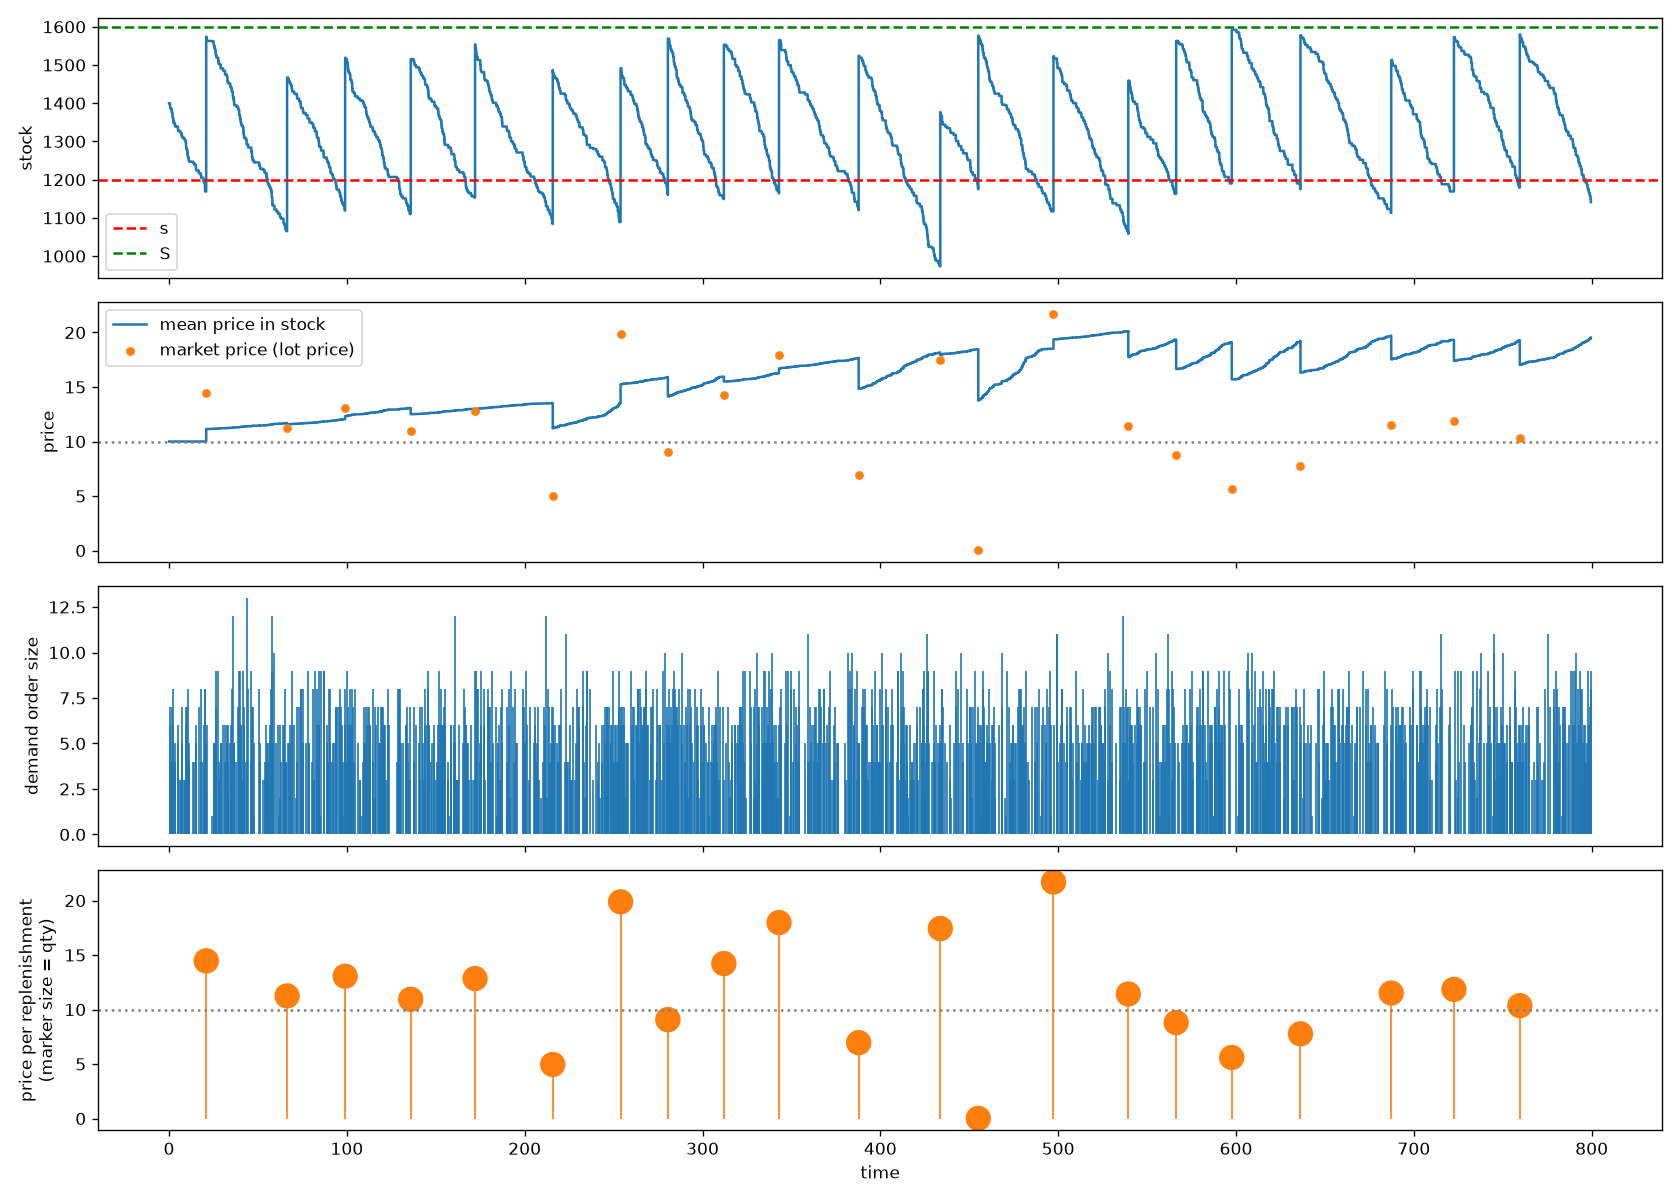

This figure's Python source:
"""Inventory simulation with SimPy.

- Stock consists of discrete items held in lots; every lot has one unit price.
- Replenishment arrives as one lot (same price for all items of the lot).
- Demand is taken item by item from the lot chosen by an issuing strategy (default: cheapest first).
- Demand orders arrive as a Poisson process (exponential inter-arrival times);
  order size ~ Normal(mu, sigma), rounded up to the next integer (at least 1).
- Reorder policy (s, S) with s = S * (1 - empty_trigger): whenever the inventory position (on hand + on order)
  falls to or below s, an order of S - position items is placed. It arrives
  after a lead time.
- The mean price per item in stock is recorded after every change.
- Demand orders and replenishment orders (with their lot price) are logged too.
"""
import argparse
import math
import random
from dataclasses import dataclass, field
from typing import Callable

import simpy


@dataclass
class Lot:
    price: float
    seq: int        # arrival order, also breaks price ties
    qty: int


# Issuing strategy: picks the lot that the next single item is taken from.
IssuingStrategy = Callable[[list[Lot]], Lot]


def cheapest_first(lots: list[Lot]) -> Lot:
    return min(lots, key=lambda lot: (lot.price, lot.seq))


def fifo(lots: list[Lot]) -> Lot:
    return min(lots, key=lambda lot: lot.seq)


def lifo(lots: list[Lot]) -> Lot:
    return max(lots, key=lambda lot: lot.seq)


class CheapestPriciest:
    """Alternate between the cheapest and the most expensive lot, one item each,
    so both are drawn down by the same amount. Stateful: use one instance per run."""

    def __init__(self):
        self._cheap_next = True

    def __call__(self, lots: list[Lot]) -> Lot:
        pick = cheapest_first(lots) if self._cheap_next else max(lots, key=lambda lot: (lot.price, -lot.seq))
        self._cheap_next = not self._cheap_next
        return pick


@dataclass
class Params:
    sim_time: float = 800.0
    demand_rate: float = 2.0        # Poisson arrival rate of demand orders per time unit
    order_mean: float = 5.0         # mean order size
    order_std: float = 2.0          # std dev of order size
    S: int = 1600                 # order-up-to level = stock capacity
    empty_trigger: float = 0.25     # rebuy when the stock isd this fraction empty
    lead_time_mean: float = 5.0     # mean lead time (exponential); set lead_time_fixed to overrie
    lead_time_fixed: float | None = None
    initial_stock: int = 1400
    initial_price: float | None = None  # defaults to price_mean (the expected lot price)
    price_mean: float = 10.0        # purchase price per lot ~ Normal(price_mean, price_std)
    price_std: float = 5.0
    seed: int | None = 42
    issuing: IssuingStrategy = cheapest_first

    def __post_init__(self):
        if self.initial_price is None:
            self.initial_price = self.price_mean

    @property
    def s(self) -> float:
        """Reorder point: capacity minus the empty fraction that triggers a rebuy."""
        return self.S * (1 - self.empty_trigger)


@dataclass
class Inventory:
    env: simpy.Environment
    issuing: IssuingStrategy = cheapest_first
    lots: list[Lot] = field(default_factory=list)
    count: int = 0
    value: float = 0.0
    on_order: int = 0
    _seq: int = 0
    history: list = field(default_factory=list)  # (time, count, mean_price)
    demand_orders: list = field(default_factory=list)  # (time, size)
    replenishments: list = field(default_factory=list)  # (arrival time, qty, price)
    demanded: int = 0
    unmet: int = 0

    def mean_price(self) -> float:
        return self.value / self.count if self.count else float("nan")

    @property
    def position(self) -> int:
        return self.count + self.on_order

    def _record(self):
        self.history.append((self.env.now, self.count, self.mean_price()))

    def add_lot(self, qty: int, price: float):
        self._seq += 1
        self.lots.append(Lot(price, self._seq, qty))
        self.count += qty
        self.value += qty * price
        self._record()

    def remove(self, qty: int) -> int:
        """Take qty items, each from the lot chosen by the issuing strategy. Returns the quantity actually served."""
        self.demanded += qty
        served = 0
        while served < qty and self.lots:
            lot = self.issuing(self.lots)
            lot.qty -= 1
            served += 1
            self.count -= 1
            self.value -= lot.price
            if lot.qty == 0:
                self.lots.remove(lot)
        self.unmet += qty - served  # lost sales
        if not self.lots:
            self.value = 0.0  # kill floating point drift
        self._record()
        return served


def replenishment(env, inv: Inventory, p: Params, qty: int):
    lead = p.lead_time_fixed if p.lead_time_fixed is not None else random.expovariate(1 / p.lead_time_mean)
    yield env.timeout(lead)
    price = max(0.01, random.gauss(p.price_mean, p.price_std))
    inv.on_order -= qty
    inv.replenishments.append((env.now, qty, price))
    inv.add_lot(qty, price)


def check_reorder(env, inv: Inventory, p: Params):
    if inv.position <= p.s:
        qty = p.S - inv.position
        inv.on_order += qty
        env.process(replenishment(env, inv, p, qty))


def demand_process(env, inv: Inventory, p: Params):
    while True:
        yield env.timeout(random.expovariate(p.demand_rate))
        size = max(1, math.ceil(random.gauss(p.order_mean, p.order_std)))
        inv.demand_orders.append((env.now, size))
        inv.remove(size)
        check_reorder(env, inv, p)


def run(p: Params) -> Inventory:
    if p.seed is not None:
        random.seed(p.seed)
    env = simpy.Environment()
    inv = Inventory(env, p.issuing)
    if p.initial_stock:
        inv.add_lot(p.initial_stock, p.initial_price)
    env.process(demand_process(env, inv, p))
    env.run(until=p.sim_time)
    return inv


# name -> factory, so stateful strategies start fresh for every run
STRATEGIES = {
    "cheapest_first": lambda: cheapest_first,
    "fifo": lambda: fifo,
    "lifo": lambda: lifo,
    "cheapest_priciest": CheapestPriciest,
}


if __name__ == "__main__":
    parser = argparse.ArgumentParser(description=__doc__.splitlines()[0])
    parser.add_argument("--issuing", choices=STRATEGIES, default="cheapest_first",
                        help="lot selection strategy (default: %(default)s)")
    parser.add_argument("--compare", action="store_true",
                        help="plot the mean price of all strategies in one chart")
    args = parser.parse_args()
    if args.compare:
        import matplotlib.pyplot as plt
        fig, ax = plt.subplots(figsize=(14, 5))
        for name, make in STRATEGIES.items():
            inv = run(Params(issuing=make()))
            ts, _, ms = zip(*inv.history)
            ax.step(ts, ms, where="post", label=f"{name} (end {inv.mean_price():.1f})")
        # same seed -> same purchases for every strategy
        rt, _, rp = zip(*inv.replenishments)
        ax.scatter(rt, rp, s=24, color="black", zorder=3, label="market price (lot price)")
        ax.axhline(Params().price_mean, ls=":", c="gray", label="mean lot price")
        ax.set_xlabel("time"); ax.set_ylabel("price"); ax.legend()
        plt.tight_layout()
        plt.savefig("inventory_sim_compare.png", dpi=120)
        print("Plot saved to inventory_sim_compare.png")
        raise SystemExit
    params = Params(issuing=STRATEGIES[args.issuing]())
    # the default strategy keeps the plain file name that the paper includes
    plot_file = "inventory_sim.png" if args.issuing == "cheapest_first" else f"inventory_sim_{args.issuing}.png"
    inv = run(params)

    print(f"{'time':>8} {'stock':>6} {'mean price':>11}")
    step = max(1, len(inv.history) // 25)
    for t, c, m in inv.history[::step]:
        print(f"{t:8.2f} {c:6d} {m:11.3f}")

    prices = [m for _, _, m in inv.history if not math.isnan(m)]
    print(f"\nEnd stock: {inv.count}, on order: {inv.on_order}, mean price now: {inv.mean_price():.3f}")
    print(f"Demanded: {inv.demanded}, unmet (lost): {inv.unmet} "
          f"({100 * inv.unmet / max(1, inv.demanded):.1f}%)")
    print(f"Mean price over events: {sum(prices) / len(prices):.3f}")

    try:
        import matplotlib.pyplot as plt
        ts, cs, ms = zip(*inv.history)
        fig, (a1, a2, a3, a4) = plt.subplots(4, 1, sharex=True, figsize=(14, 10))
        a1.step(ts, cs, where="post")
        a1.axhline(params.s, ls="--", c="r", label="s")
        a1.axhline(params.S, ls="--", c="g", label="S")
        a1.set_ylabel("stock"); a1.legend()
        rt, rq, rp = zip(*inv.replenishments)
        a2.step(ts, ms, where="post", label="mean price in stock")
        a2.scatter(rt, rp, s=18, color="tab:orange", zorder=3, label="market price (lot price)")
        a2.axhline(params.price_mean, ls=":", c="gray")
        a2.set_ylabel("price"); a2.legend()
        dt, dq = zip(*inv.demand_orders)
        a3.vlines(dt, 0, dq, lw=1)
        a3.set_ylabel("demand order size")
        a4.vlines(rt, 0, rp, lw=1, color="tab:orange")
        a4.scatter(rt, rp, s=[q / 2 for q in rq], color="tab:orange")
        a4.axhline(params.price_mean, ls=":", c="gray")
        a4.set_ylabel("price per replenishment\n(marker size = qty)"); a4.set_xlabel("time")
        plt.tight_layout()
        plt.savefig(plot_file, dpi=120)
        print(f"Plot saved to {plot_file}")
    except ImportError:
        pass
